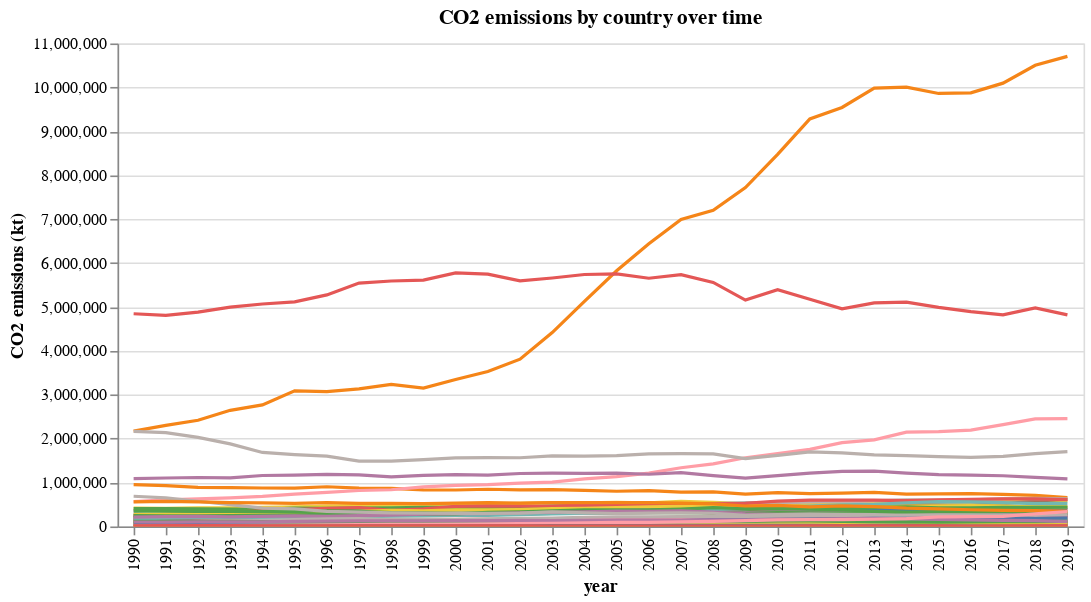

The cell this chart's notebook holds for it:
### Markdown cell above
From J. Mackinlay's 1986 paper titled 'Automating the Design of Graphical Presentations of Relational Information'

Effective encodings for quantitative variables are position, length, and angel.

Effective encodings for ordinal variables are position, density, color saturation.

Effective encodings for ordinal variables are position, color hue, and texture

### Code cell
#lets look at a line chart

source = wdi_df[wdi_df['Indicator Name'] =='CO2 emissions (kt)']
#country_list = ['United States', 'Canada', 'Mexico']
#source = source.loc[source['Country Name'].isin(country_list)] # filter by country name

years_in_data = ['1960', '1961', '1962', '1963', '1964', '1965', '1966', '1967', '1968','1969', '1970', '1971', '1972', '1973', '1974', '1975', 
                '1976', '1977','1978', '1979', '1980', '1981', '1982', '1983', '1984', '1985', '1986','1987', '1988', '1989', '1990', '1991', '1992', 
                '1993', '1994', '1995', '1996', '1997', '1998', '1999', '2000', '2001', '2002', '2003', '2004','2005', '2006', '2007', '2008', '2009', 
                '2010', '2011', '2012', '2013','2014', '2015', '2016', '2017', '2018', '2019', '2020', '2021']

alt.Chart(source).transform_fold(
    years_in_data[30:-2], # It turns out that for CO2 emissions there is only data from 1990-2019
    as_ = ['year', 'CO2 emissions (kt)']
).mark_line().encode(
    alt.X('year:N'),
    alt.Y('CO2 emissions (kt):Q'),
    alt.Color('Country Name:N', legend=None),
    tooltip='Country Name'
).properties(width=600, height=300, title='CO2 emissions by country over time').interactive()

### Figure 1 — Vega-Lite specification as saved in the notebook (floating-point values rounded to 4 significant figures; data arrays with more than 128 entries replaced by an {"elided": "..."} marker saying what was removed)
{"config": {"view": {"continuousWidth": 400, "continuousHeight": 300}}, "data": {"name": "data-82f50d22dfe688bd3396847ec7263bd4"}, "mark": "line", "encoding": {"color": {"field": "Country Name", "legend": null, "type": "nominal"}, "tooltip": {"field": "Country Name", "type": "nominal"}, "x": {"field": "year", "type": "nominal"}, "y": {"field": "CO2 emissions (kt)", "type": "quantitative"}}, "height": 300, "selection": {"selector012": {"type": "interval", "bind": "scales", "encodings": ["x", "y"]}}, "title": "CO2 emissions by country over time", "transform": [{"fold": ["1990", "1991", "1992", "1993", "1994", "1995", "1996", "1997", "1998", "1999", "2000", "2001", "2002", "2003", "2004", "2005", "2006", "2007", "2008", "2009", "2010", "2011", "2012", "2013", "2014", "2015", "2016", "2017", "2018", "2019"], "as": ["year", "CO2 emissions (kt)"]}], "width": 600, "$schema": "https://vega.github.io/schema/vega-lite/v4.17.0.json", "datasets": {"data-82f50d22dfe688bd3396847ec7263bd4": {"elided": "213 records"}}}
